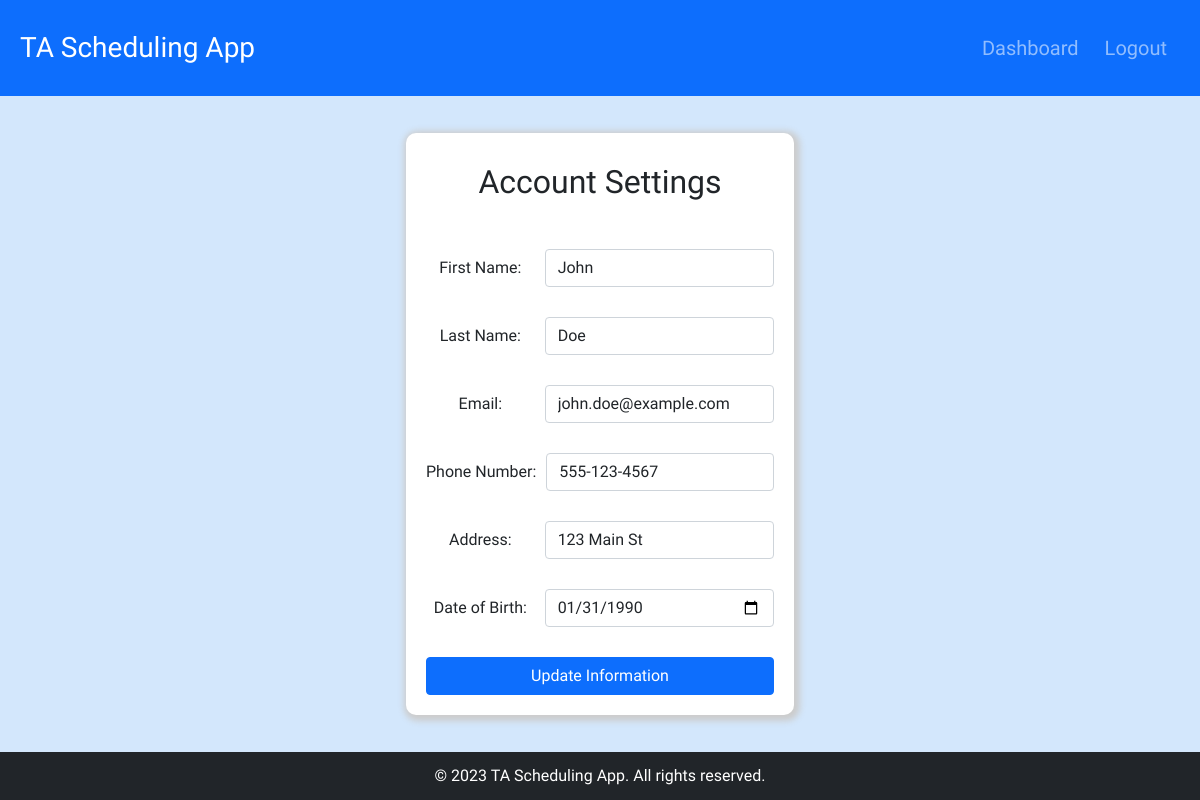
Page /account-settings/ (signed in) on the earlier database version.
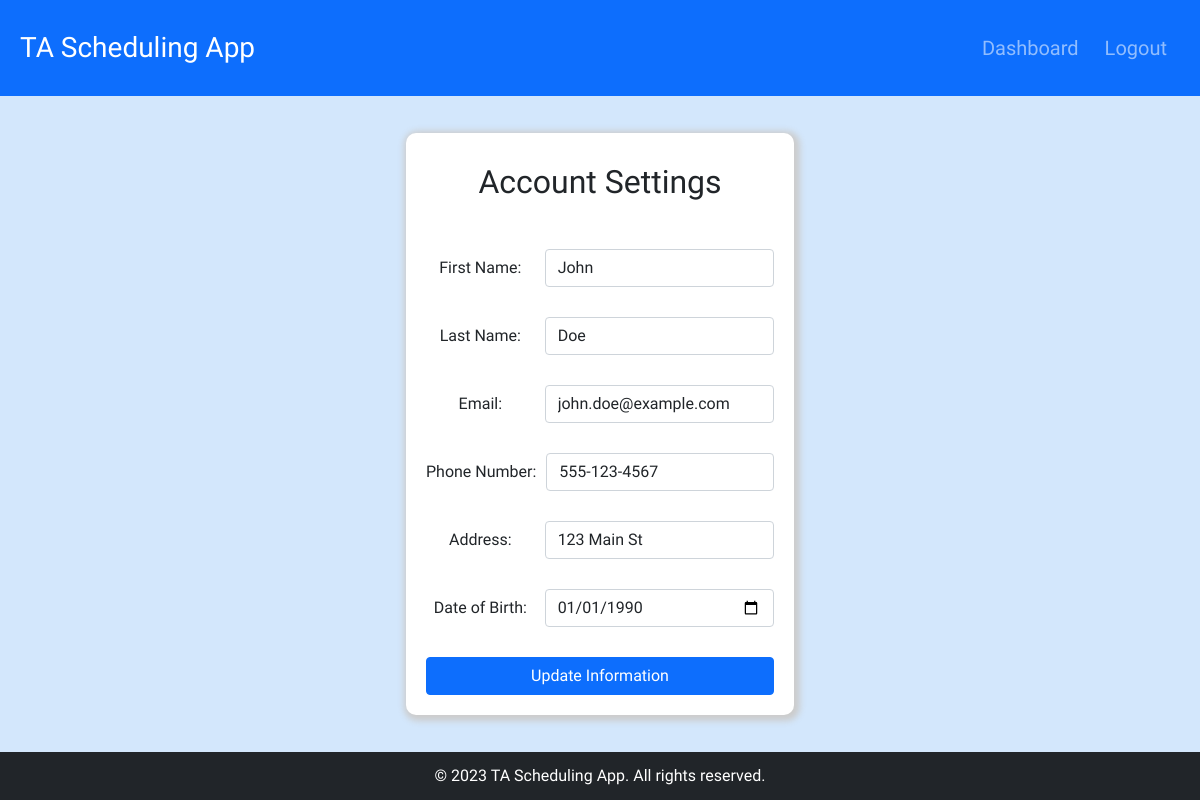
Same page on the later database version.
### TA_Scheduling_App/models/User.py (models this page shows, shortened)
class User(IString, models.Model, metaclass=ABCModelMeta):
    USER_ID = models.AutoField(primary_key=True)
    ROLE = models.CharField(max_length=10)
    FIRST_NAME = models.CharField(max_length=255)
    LAST_NAME = models.CharField(max_length=255)
    EMAIL = models.EmailField(unique=True)
    PASSWORD_HASH = models.CharField(max_length=255)
    PHONE_NUMBER = models.CharField(max_length=20)
    ADDRESS = models.CharField(max_length=255)
    BIRTH_DATE = models.DateField()
    def __init__(self, *args, **kwargs):
        super().__init__(*args, **kwargs)
        passwordHash = kwargs.get('PASSWORD_HASH', Null())
        if passwordHash is None or (not isinstance(passwordHash, str) and not Null()):
            raise ValueError("Invalid password")
        if passwordHash is not Null():
            self.PASSWORD_HASH = passwordHash
        if not self.setRole(kwargs.get('ROLE', Null())):
            raise ValueError("Invalid role")
        if not self.setFirstName(kwargs.get('FIRST_NAME', Null())):
            raise ValueError("Invalid first name")
        if not self.setLastName(kwargs.get('LAST_NAME', Null())):
            raise ValueError("Invalid last name")
        if not self.setEmail(kwargs.get('EMAIL', Null())):
            raise ValueError("Invalid email")
        if not self.setPhoneNumber(kwargs.get('PHONE_NUMBER', Null())):
            raise ValueError("Invalid phone number")
        if not self.setAddress(kwargs.get('ADDRESS', Null())):
            raise ValueError("Invalid address")
        if not self.setBirthDate(kwargs.get('BIRTH_DATE', Null())):
            raise ValueError("Invalid birth date")
    def setRole(self, role):
        if role is Null():
            return True
        if role in ["ADMIN", "INSTRUCTOR", "TA"]:
            self.ROLE = role
            return True
        return False
    def setFirstName(self, firstName):
        if firstName is Null():
            return True
        result = self.checkString(firstName, False)
        if result is False:
            return False
        self.FIRST_NAME = firstName
        return True
    def setLastName(self, lastName):
        if lastName is Null():
            return True
        result = self.checkString(lastName, False)
        if result is False:
            return False
        self.LAST_NAME = lastName
        return True
    def setEmail(self, email):
        if email is Null():
            return True
    def setPhoneNumber(self, phoneNumber):
        if phoneNumber is Null():
            return True
    def setAddress(self, address):
        if address is Null():
            return True
    def setBirthDate(self, birthDate):
        if birthDate is Null():
            return True

### TA_Scheduling_App/views/account_settings.py (the view, shortened to what this page needs)
# urls.py: path('account-settings/', AccountSettings.as_view(), name="account_settings"),
class AccountSettings(View):
    def get(self, request):
        if not request.session.get("is_authenticated"):
            return redirect("login")
        user = User.objects.get(USER_ID=request.session["user_id"])
        return render(request, "account-settings.html", {'initial': user})

### TA_Scheduling_App/templatetags/formatting_tags.py (called while the page is built)
@register.filter("html_date")
def html_date(date: datetime.date):
    return date.isoformat()

### TA_Scheduling_App/utils/null.py (called while the page is built)
    def __new__(cls):
        if cls._instance is None:
            cls._instance = super().__new__(cls)
        return cls._instance

### templates/account-settings.html (shortened to what this page needs)
<!DOCTYPE html>
<html lang="en">
<head>
     <link href="https://cdn.jsdelivr.net/npm/bootstrap@5.1.3/dist/css/bootstrap.min.css" rel="stylesheet">
    {% load static %}
    <link rel="stylesheet" type="text/css" href="{% static 'css/style.css' %}">
</head>
<body>
{% include 'partials/header.html' %}
{% load formatting_tags %}
<div class="main-container">
    <div class="form-container">
        <h5 class="form-head">Account Settings</h5>
        <form class="d-flex flex-column" name="updateProfileForm" action="" method="post">
            <div class="d-flex form-div">
                <label class="profile-form-label" for="firstName">First Name:</label>
                <input class="form-control" type="text" name="firstName" id="firstName" value="{{ initial.FIRST_NAME }}" required>
            </div>
            <div class="d-flex form-div">
                <label class="profile-form-label" for="lastName">Last Name: </label>
                <input class="form-control" type="text" name="lastName" id="lastName" value="{{ initial.LAST_NAME }}" required>
            </div>
            <div class="d-flex form-div">
                <label class="profile-form-label" for="email">Email:</label>
                <input class="form-control" type="email" name="email" id="email" value="{{ initial.EMAIL }}" required>
            </div>
            <div class="d-flex form-div">
                <label class="profile-form-label" for="phoneNumber">Phone Number:</label>
                <input class="form-control" type="tel" name="phoneNumber" id="phoneNumber" value="{{ initial.PHONE_NUMBER }}" required>
            </div>
            <div class="d-flex form-div">
                <label class="profile-form-label" for="address">Address:</label>
                <input class="form-control" type="text" name="address" id="address" value="{{ initial.ADDRESS }}" required>
            </div>
            <div class="d-flex form-div">
                <label class="profile-form-label" for="dateOfBirth">Date of Birth:</label>
                <input class="form-control" type="date" name="dateOfBirth" id="dateOfBirth" value="{{ initial.BIRTH_DATE|html_date }}" required>
            </div>
            <button id="profile-submit" class="btn btn-primary bottom-form-button" type="submit">Update Information</button>
        </form>
    </div>
</div>
{% include 'partials/footer.html' %}
</body>
</html>

Differences in the rows shown:
changed User "John": dateOfBirth "01/31/1990" → "01/01/1990"
